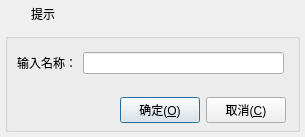
<?xml version="1.0" encoding="UTF-8"?>
<ui version="4.0">
 <class>FrmOperateParentMsgBox</class>
 <widget class="QDialog" name="FrmOperateParentMsgBox">
  <property name="geometry">
   <rect>
    <x>0</x>
    <y>0</y>
    <width>305</width>
    <height>137</height>
   </rect>
  </property>
  <property name="windowTitle">
   <string>提示</string>
  </property>
  <layout class="QGridLayout" name="gridLayout">
   <property name="leftMargin">
    <number>0</number>
   </property>
   <property name="topMargin">
    <number>0</number>
   </property>
   <property name="rightMargin">
    <number>0</number>
   </property>
   <property name="bottomMargin">
    <number>0</number>
   </property>
   <property name="spacing">
    <number>0</number>
   </property>
   <item row="0" column="0">
    <widget class="QWidget" name="widget_title" native="true">
     <property name="sizePolicy">
      <sizepolicy hsizetype="Preferred" vsizetype="Fixed">
       <horstretch>0</horstretch>
       <verstretch>0</verstretch>
      </sizepolicy>
     </property>
     <property name="minimumSize">
      <size>
       <width>100</width>
       <height>28</height>
      </size>
     </property>
     <layout class="QHBoxLayout" name="horizontalLayout_2">
      <property name="spacing">
       <number>0</number>
      </property>
      <property name="leftMargin">
       <number>0</number>
      </property>
      <property name="topMargin">
       <number>0</number>
      </property>
      <property name="rightMargin">
       <number>0</number>
      </property>
      <property name="bottomMargin">
       <number>0</number>
      </property>
      <item>
       <widget class="QLabel" name="lab_Ico">
        <property name="sizePolicy">
         <sizepolicy hsizetype="Minimum" vsizetype="Preferred">
          <horstretch>0</horstretch>
          <verstretch>0</verstretch>
         </sizepolicy>
        </property>
        <property name="minimumSize">
         <size>
          <width>31</width>
          <height>0</height>
         </size>
        </property>
        <property name="text">
         <string/>
        </property>
        <property name="alignment">
         <set>Qt::AlignCenter</set>
        </property>
       </widget>
      </item>
      <item>
       <widget class="QLabel" name="lab_Title">
        <property name="sizePolicy">
         <sizepolicy hsizetype="Expanding" vsizetype="Preferred">
          <horstretch>0</horstretch>
          <verstretch>0</verstretch>
         </sizepolicy>
        </property>
        <property name="styleSheet">
         <string notr="true">font: 10pt &quot;微软雅黑&quot;;</string>
        </property>
        <property name="text">
         <string>提示</string>
        </property>
        <property name="alignment">
         <set>Qt::AlignLeading|Qt::AlignLeft|Qt::AlignVCenter</set>
        </property>
       </widget>
      </item>
      <item>
       <widget class="QWidget" name="widget_menu" native="true">
        <property name="sizePolicy">
         <sizepolicy hsizetype="Minimum" vsizetype="Preferred">
          <horstretch>0</horstretch>
          <verstretch>0</verstretch>
         </sizepolicy>
        </property>
        <layout class="QHBoxLayout" name="horizontalLayout">
         <property name="spacing">
          <number>0</number>
         </property>
         <property name="leftMargin">
          <number>0</number>
         </property>
         <property name="topMargin">
          <number>0</number>
         </property>
         <property name="rightMargin">
          <number>0</number>
         </property>
         <property name="bottomMargin">
          <number>0</number>
         </property>
         <item>
          <widget class="QPushButton" name="btnMenu_Close">
           <property name="sizePolicy">
            <sizepolicy hsizetype="Minimum" vsizetype="Expanding">
             <horstretch>0</horstretch>
             <verstretch>0</verstretch>
            </sizepolicy>
           </property>
           <property name="minimumSize">
            <size>
             <width>40</width>
             <height>0</height>
            </size>
           </property>
           <property name="cursor">
            <cursorShape>ArrowCursor</cursorShape>
           </property>
           <property name="focusPolicy">
            <enum>Qt::NoFocus</enum>
           </property>
           <property name="toolTip">
            <string>关闭</string>
           </property>
           <property name="text">
            <string/>
           </property>
           <property name="flat">
            <bool>true</bool>
           </property>
          </widget>
         </item>
        </layout>
       </widget>
      </item>
     </layout>
    </widget>
   </item>
   <item row="1" column="0">
    <widget class="QWidget" name="widget_main" native="true">
     <property name="styleSheet">
      <string notr="true">font: 11pt &quot;微软雅黑&quot;;</string>
     </property>
     <layout class="QVBoxLayout" name="verticalLayout_2">
      <property name="spacing">
       <number>5</number>
      </property>
      <property name="leftMargin">
       <number>5</number>
      </property>
      <property name="topMargin">
       <number>5</number>
      </property>
      <property name="rightMargin">
       <number>5</number>
      </property>
      <property name="bottomMargin">
       <number>5</number>
      </property>
      <item>
       <widget class="QGroupBox" name="groupBox">
        <property name="title">
         <string/>
        </property>
        <widget class="QWidget" name="layoutWidget">
         <property name="geometry">
          <rect>
           <x>10</x>
           <y>60</y>
           <width>271</width>
           <height>34</height>
          </rect>
         </property>
         <layout class="QHBoxLayout" name="horizontalLayout_3">
          <item>
           <spacer name="horizontalSpacer">
            <property name="orientation">
             <enum>Qt::Horizontal</enum>
            </property>
            <property name="sizeHint" stdset="0">
             <size>
              <width>40</width>
              <height>20</height>
             </size>
            </property>
           </spacer>
          </item>
          <item>
           <widget class="QPushButton" name="btnOk">
            <property name="cursor">
             <cursorShape>PointingHandCursor</cursorShape>
            </property>
            <property name="focusPolicy">
             <enum>Qt::StrongFocus</enum>
            </property>
            <property name="styleSheet">
             <string notr="true"/>
            </property>
            <property name="text">
             <string>确定(&amp;O)</string>
            </property>
            <property name="icon">
             <iconset resource="rc.qrc">
              <normaloff>:/image/update.png</normaloff>:/image/update.png</iconset>
            </property>
            <property name="iconSize">
             <size>
              <width>20</width>
              <height>20</height>
             </size>
            </property>
           </widget>
          </item>
          <item>
           <widget class="QPushButton" name="btnCancel">
            <property name="cursor">
             <cursorShape>PointingHandCursor</cursorShape>
            </property>
            <property name="focusPolicy">
             <enum>Qt::StrongFocus</enum>
            </property>
            <property name="styleSheet">
             <string notr="true"/>
            </property>
            <property name="text">
             <string>取消(&amp;C)</string>
            </property>
            <property name="icon">
             <iconset resource="rc.qrc">
              <normaloff>:/image/close.png</normaloff>:/image/close.png</iconset>
            </property>
            <property name="iconSize">
             <size>
              <width>20</width>
              <height>20</height>
             </size>
            </property>
           </widget>
          </item>
         </layout>
        </widget>
        <widget class="QWidget" name="layoutWidget">
         <property name="geometry">
          <rect>
           <x>12</x>
           <y>16</y>
           <width>267</width>
           <height>28</height>
          </rect>
         </property>
         <layout class="QHBoxLayout" name="horizontalLayout_4">
          <item>
           <widget class="QLabel" name="label">
            <property name="text">
             <string>输入名称：</string>
            </property>
           </widget>
          </item>
          <item>
           <widget class="QLineEdit" name="leName"/>
          </item>
         </layout>
        </widget>
       </widget>
      </item>
     </layout>
    </widget>
   </item>
  </layout>
 </widget>
 <resources>
  <include location="rc.qrc"/>
 </resources>
 <connections/>
</ui>
